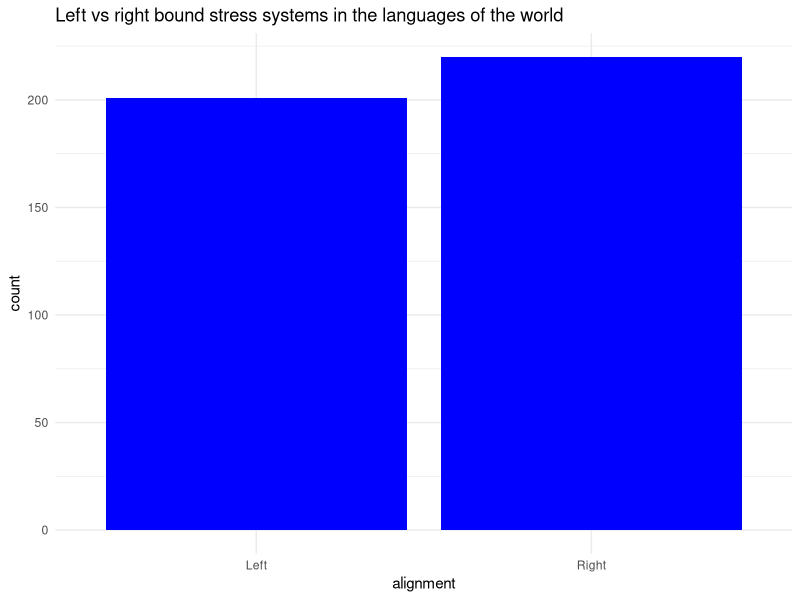
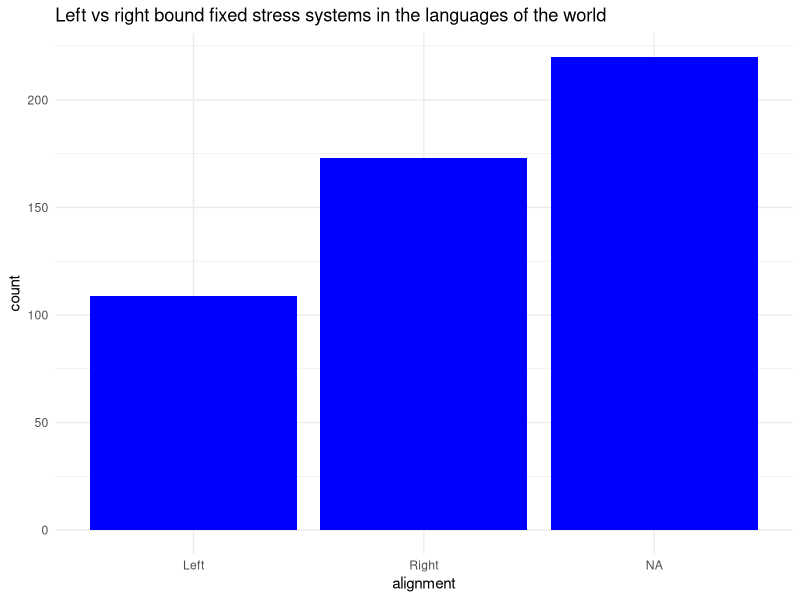
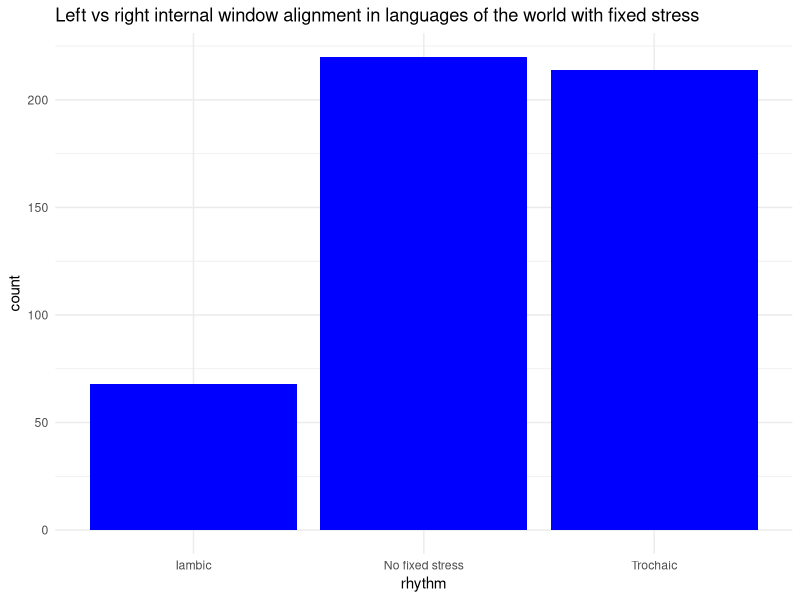
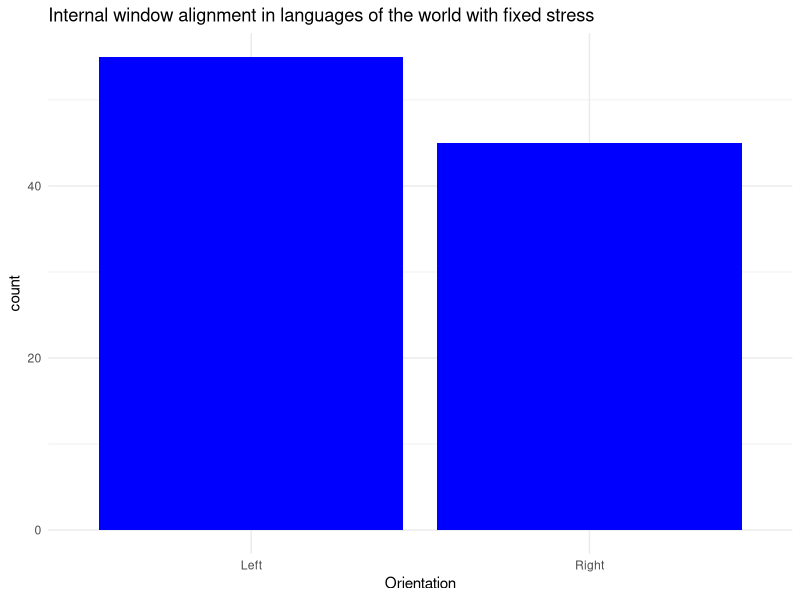

These figures' R source, in order:
library(dplyr)
library(tidyverse)
library(ggplot2)
theme_set(theme_minimal())

# Always set wd to Thesis-data

languages <- read.delim("SA_stats/wals-tone/languoid.txt",
                        fileEncoding = "UTF-8") %>% select(wals.code, macroarea)

fixed <- read.delim("SA_stats/wals-stress_placement/fixed.txt",
                         fileEncoding = "UTF-8",
                         skip = 7) %>%
                         select(name, wals.code, description, family)
                         
weight <- read.delim("SA_stats/wals-stress_placement/weight.txt",
                    fileEncoding = "UTF-8",
                    skip = 7) %>% select(name, wals.code, description, family)

fixed_simple <- fixed %>% mutate(alignment =
                                case_when(
                                  description == "Ultimate" |
                                  description == "Penultimate" |
                                  description == "Antepenultimate" ~ "Right",
                                  description == "Initial" |
                                  description == "Second" |
                                  description == "Third" ~ "Left"
                                ))

plot_fixed_alignment <- ggplot(fixed_simple,
  aes(alignment))+
  geom_bar(position =  "dodge", fill = "blue")+
  labs(title = "Left vs right bound fixed stress systems in the languages of the world")+
  theme_minimal()



weight_simple <- weight %>% mutate(alignment =
                                case_when(
                                  description == "Left-edge: First or second" |
                                  description == "Left-oriented: One of the first three" |
                                  description == "Combined: Right-edge and unbounded"
                                  ~ "Right",
                                  description == "Right-edge: Ultimate or penultimate" |
                                  description == "Right-oriented: One of the last three"
                                  ~ "Left",
                                  description == "Unbounded: Stress can be anywhere"
                                  ~ "Unbounded"
                                )) %>%
                            drop_na()

fixed_and_weight <- bind_rows(weight_simple, fixed_simple) %>%
                  left_join(languages, by = "wals.code") %>%
                  filter(.$alignment == "Left" |
                          .$alignment == "Right"|
                          .$alignment == "Ubounded")


plot_alignment <- ggplot(fixed_and_weight,
  aes(alignment))+
  geom_bar(position =  "dodge", fill = "blue")+
  labs(title = "Left vs right bound stress systems in the languages of the world")+
  theme_minimal()


freq_tab_world <- table(fixed_and_weight$alignment)

# Proportions of alignment (left or right of the word) in languages of South America

alignment_sa <- fixed_and_weight %>% filter(.$macroarea == "South America")

freq_tab_sa <- table(alignment_sa$alignment)

prop_tab_sa <- prop.table(freq_tab_sa)

# Proportions of placement within the window (trochaic or iambic)

fixed_with_macro  <- fixed %>%
                  left_join(languages, by = "wals.code")

fixed_window <- fixed_with_macro %>% mutate(rhythm =
                                case_when(
                                  description == "Initial" |
                                  description == "Penultimate" |
                                  description == "Antepenultimate" ~ "Trochaic",
                                  description == "Ultimate" |
                                  description == "Second" |
                                  description == "Third" ~ "Iambic",
                                  description == "No fixed stress" ~ "No fixed stress"
                                ))


plot_window <- ggplot(fixed_window,
  aes(rhythm))+
  geom_bar(position =  "dodge", fill = "blue")+
  labs(title = "Left vs right internal window alignment in languages of the world with fixed stress")+
  theme_minimal()

fixed_window_costa <- data.frame(Orientation = c(rep("Left", 55), rep("Right", 45)))

plot_window_costa <- ggplot(fixed_window_costa,
  aes(Orientation))+
  geom_bar(position =  "dodge", fill = "blue")+
  labs(title = "Internal window alignment in languages of the world with fixed stress")+
  theme_minimal()

fixed_window_sa <- fixed_window %>% filter(.$macroarea == "South America")

rhythm_tab_sa <- table(fixed_window_sa$rhythm)

rhythm_prop_sa <- prop.table(rhythm_tab_sa)

# Proportions of stress types by family in SA

fixed_by_family_sa <- fixed %>%
                  left_join(languages, by = "wals.code") %>%
                  filter(.$macroarea == "South America") %>%
                  filter(.$description != "No fixed stress")

fixed_by_family_tab_sa <- table(fixed_by_family_sa$family)

fixed_by_family_sa_unique <- length(unique(fixed_by_family_sa$family))

weight_by_family_sa <- weight %>%
                  left_join(languages, by = "wals.code") %>%
                  filter(.$macroarea == "South America") %>%
                  filter(.$description != "Not predictable") %>%
                  filter(.$description != "Fixed stress (no weight-sensitivity)")


weight_by_family_tab_sa <- table(weight_by_family_sa$family)

weight_by_family_sa_unique <- length(unique(weight_by_family_sa$family))

unpredict_by_family_sa <- weight %>%
                  left_join(languages, by = "wals.code") %>%
                  filter(.$macroarea == "South America") %>%
                  filter(.$description == "Not predictable")
